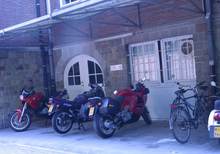
%> input picture PL2/datasets/bikes/img1.ppm, 220 x 154 px, shrunk from 1000 x 700 before the run
$ octave --eval "KeypointPlot(im2double(imread('../datasets/bikes/img1.ppm')));"   (GNU Octave 9; MATLAB toolbox functions it lacks are replaced by stand-ins)
%> lines starting %> are read from the running program, lines starting %| are printed output that depends on the picture
### PL2/matlab/ImageFilter.m
function [img1] = ImageFilter(img0, h)

    [U,S,V] = svd(h);
    no_lines_filter = size(h,1);
    no_columns_filter = size(h,2);
    height = size(img0, 1);
    width = size(img0, 2);

    img_padded = padarray(img0, [(no_lines_filter - 1)/2, (no_columns_filter -1)/2], 'replicate', 'both');
    % it appears we can use the conv function

    filtered_image = zeros(height,width);

    if min(min(size(S))) >= 2 && abs(S(1,1)) > 1e-9 && abs(S(2,2)) < 1e-9
        % perform the convolution using two filters
        filtered_image_1 = zeros(height,size(img_padded, 2));

        vertical_kernel = sqrt(S(1,1)) * U(1:end,1); % second filter - column
        upside_down_vertical = vertical_kernel(end:-1:1);
        for i = 1:height
            for j = 1:size(img_padded,2)
                for k = 1:no_lines_filter
                    filtered_image_1(i,j) = filtered_image_1(i,j) + img_padded(i+k-1,j) * upside_down_vertical(k);
                    % faster than built-in element-wise multiplication
                end
                % filtered_image_1(i,j) = sum(upside_down_vertical .* img_padded(i:i+no_lines_filter-1, j));
            end
        end

        horizontal_kernel = sqrt(S(1,1)) * V(1:end,1)'; % first filter - line
        upside_down_horizontal = horizontal_kernel(1, end:-1:1);
        for i = 1:height
            for j = 1:width
                for k = 1:no_columns_filter
                    filtered_image(i,j) = filtered_image(i,j) + filtered_image_1(i,j+k-1) * upside_down_horizontal(k);
                    % faster than built-in element-wise multiplication
                end
                % filtered_image(i,j) = sum(upside_down_horizontal .* filtered_image_1(i, j:j+no_columns_filter-1));
            end
        end

    else

        upside_down = h(end:-1:1, end:-1:1); % if we reverse the matrix a convolution becomes a correlation, easy to represent in MATLAB
        for i =1 :height
            for j = 1:width
                for k = 1:no_lines_filter
                    for m = 1:no_columns_filter
                        filtered_image(i,j) = filtered_image(i,j) + upside_down(k,m) * img_padded(i+k-1,j+m-1);
                        % faster than built-in element-wise multiplication
                    end
                end
                % filtered_image(i,j) = sum(upside_down .* img_padded(i:i+no_lines_filter-1, j:j+no_columns_filter-1), [1,2] );
            end
        end
        % perform the convolution using the filter itself
    end
    img1 = filtered_image;
end

### PL2/matlab/KeypointPlot.m
function KeypointPlot(Img)
    sigma = [5,13,21,35,57,91];
    for j = 1 : size(sigma,2)
        filter_size = ceil(sigma(j));
        offset = floor(filter_size / 2);
        log_kernel = fspecial('log', sigma(j), filter_size);
        filtered = ImageFilter(Img, log_kernel);
        min_interval = min(filtered,[], [1,2]);
        max_interval = max(filtered,[], [1,2]);
        % hue
        filtered_color =  2/3 * (1-exp(-3*((filtered - min_interval) / (max_interval - min_interval))));
        % saturation
        saturation_value = 0.5 * ones(size(filtered_color));
        % value
        value = 0.5 * Img / max(max(Img)) + 0.25;
        hsv_image = cat(3, filtered_color, saturation_value, value);
        colors = hsv2rgb(hsv_image);
        subplot(2,3,j);
        imshow(colors);
    end
%> this loop made 1 pass
%> (min_interval, max_interval) on pass 1: (-0.00139, 0.00123)
%> pass 1, in ImageFilter, `img_padded = padarray(img0, [(no_lines_filter - 1)/2, (no_columns_filt..`:
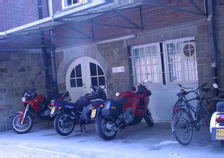
%> img_padded: size 158x224x3 double; mean R, G, B 0.377, 0.418, 0.6
%> pass 1, in KeypointPlot, `filtered = ImageFilter(Img, log_kernel);`:
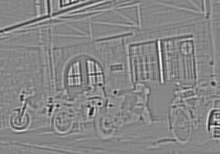
%> filtered: size 154x220 double; min -0.00139, max 0.00123, mean 9.6e-08; drawn with min black and max white
%> pass 1, in KeypointPlot, `filtered_color =  2/3 * (1-exp(-3*((filtered - min_interval) / (max_in..`:
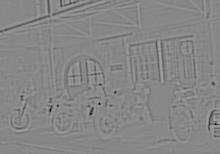
%> filtered_color: size 154x220 double; min 0, max 0.633, mean 0.528
end
%> (the run ends here)

$ run again, on PL2/datasets/bikes/img2.ppm
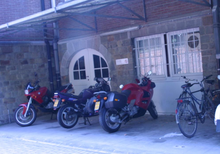
%> input picture PL2/datasets/bikes/img2.ppm, 220 x 154 px, shrunk from 1000 x 700 before the run
%> the loop in KeypointPlot, `for j = 1 : size(sigma,2)` made 1 pass
%> (min_interval, max_interval) on pass 1: (-0.00138, 0.00113)
%> pass 1, in KeypointPlot, `filtered = ImageFilter(Img, log_kernel);`:
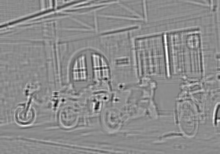
%> filtered: size 154x220 double; min -0.00138, max 0.00113, mean 4.49e-08; drawn with min black and max white
%> pass 1, in KeypointPlot, `filtered_color =  2/3 * (1-exp(-3*((filtered - min_interval) / (max_in..`:
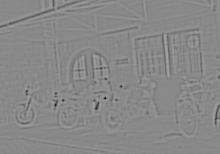
%> filtered_color: size 154x220 double; min 0, max 0.633, mean 0.536

$ run again, on PL2/datasets/bikes/img3.ppm
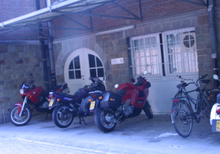
%> input picture PL2/datasets/bikes/img3.ppm, 220 x 154 px, shrunk from 1000 x 700 before the run
%> the loop in KeypointPlot, `for j = 1 : size(sigma,2)` made 1 pass
%> (min_interval, max_interval) on pass 1: (-0.00143, 0.00111)
%> pass 1, in KeypointPlot, `filtered = ImageFilter(Img, log_kernel);`:
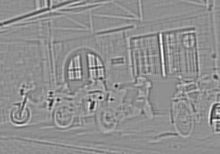
%> filtered: size 154x220 double; min -0.00143, max 0.00111, mean 1.51e-07; drawn with min black and max white
%> pass 1, in KeypointPlot, `filtered_color =  2/3 * (1-exp(-3*((filtered - min_interval) / (max_in..`:
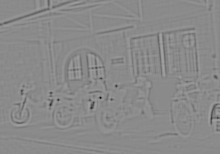
%> filtered_color: size 154x220 double; min 0, max 0.633, mean 0.542
